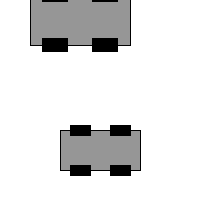
Frame 1 (no input)
Frame 60 (the mouse pressed at the canvas centre just before this capture): identical to frame 1, image omitted
Frame 120 (the mouse held since frame 60 and released just before this capture): identical to frame 1, image omitted

The Processing sketch that drew this single still picture (run headless with seeded random() and noise(); from frame 60 on, the mouse is pressed at the canvas centre):

// Processing sketch: drawCar_function
// ── drawCar_function.pde
void setup(){
  size(200,200);
  background(255);
  rectMode(CENTER);  
};

void draw(){
  drawCar(100,150,80);
  drawCar(80,20,100);
};

void drawCar(int x, int y, float thesize){
  float offset = thesize /4;  
  fill(150);
  rect(x, y, thesize, thesize/2);
  fill(0);
  rect(x - offset, y-offset, offset, offset/2);
  rect(x + offset, y-offset, offset, offset/2);
  rect(x - offset, y+offset, offset, offset/2);
  rect(x + offset, y+offset, offset, offset/2);
};

  
